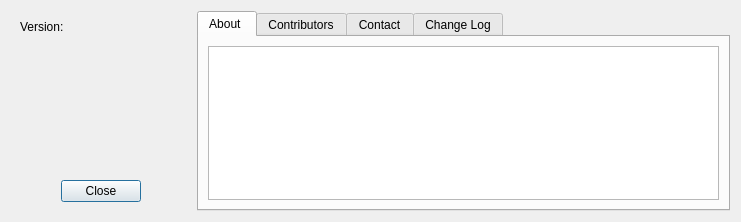
<?xml version="1.0" encoding="UTF-8"?>
<ui version="4.0">
 <author>Dr. Horst Düster</author>
 <class>AboutDialog</class>
 <widget class="QDialog" name="AboutDialog">
  <property name="geometry">
   <rect>
    <x>0</x>
    <y>0</y>
    <width>741</width>
    <height>222</height>
   </rect>
  </property>
  <property name="windowTitle">
   <string>About</string>
  </property>
  <layout class="QGridLayout" name="gridLayout">
   <item row="0" column="0">
    <widget class="QWidget" name="widget" native="true">
     <property name="minimumSize">
      <size>
       <width>0</width>
       <height>0</height>
      </size>
     </property>
     <property name="maximumSize">
      <size>
       <width>180</width>
       <height>16777215</height>
      </size>
     </property>
     <layout class="QVBoxLayout" name="verticalLayout">
      <item>
       <widget class="QLabel" name="lblVersion">
        <property name="maximumSize">
         <size>
          <width>16777215</width>
          <height>14</height>
         </size>
        </property>
        <property name="text">
         <string>Version:</string>
        </property>
       </widget>
      </item>
      <item>
       <spacer name="verticalSpacer">
        <property name="orientation">
         <enum>Qt::Vertical</enum>
        </property>
        <property name="sizeHint" stdset="0">
         <size>
          <width>20</width>
          <height>40</height>
         </size>
        </property>
       </spacer>
      </item>
      <item>
       <widget class="QDialogButtonBox" name="buttonBox">
        <property name="maximumSize">
         <size>
          <width>200</width>
          <height>16777215</height>
         </size>
        </property>
        <property name="orientation">
         <enum>Qt::Horizontal</enum>
        </property>
        <property name="standardButtons">
         <set>QDialogButtonBox::Close</set>
        </property>
        <property name="centerButtons">
         <bool>true</bool>
        </property>
       </widget>
      </item>
     </layout>
    </widget>
   </item>
   <item row="0" column="1">
    <widget class="QTabWidget" name="tabWidget">
     <property name="currentIndex">
      <number>0</number>
     </property>
     <widget class="QWidget" name="tab">
      <attribute name="title">
       <string>About </string>
      </attribute>
      <layout class="QGridLayout" name="gridLayout_2">
       <item row="0" column="0">
        <widget class="QTextEdit" name="memAbout">
         <property name="undoRedoEnabled">
          <bool>false</bool>
         </property>
         <property name="readOnly">
          <bool>true</bool>
         </property>
         <property name="textInteractionFlags">
          <set>Qt::LinksAccessibleByMouse|Qt::TextSelectableByMouse</set>
         </property>
        </widget>
       </item>
      </layout>
     </widget>
     <widget class="QWidget" name="tab_3">
      <attribute name="title">
       <string>Contributors</string>
      </attribute>
      <layout class="QGridLayout" name="gridLayout_3">
       <item row="0" column="0">
        <widget class="QTextEdit" name="memContrib">
         <property name="undoRedoEnabled">
          <bool>false</bool>
         </property>
         <property name="readOnly">
          <bool>true</bool>
         </property>
         <property name="textInteractionFlags">
          <set>Qt::LinksAccessibleByMouse|Qt::TextSelectableByMouse</set>
         </property>
        </widget>
       </item>
      </layout>
     </widget>
     <widget class="QWidget" name="tab_2">
      <attribute name="title">
       <string>Contact</string>
      </attribute>
      <layout class="QGridLayout" name="gridLayout_4">
       <item row="0" column="0">
        <widget class="QTextEdit" name="memAcknowl">
         <property name="undoRedoEnabled">
          <bool>false</bool>
         </property>
         <property name="readOnly">
          <bool>true</bool>
         </property>
         <property name="textInteractionFlags">
          <set>Qt::LinksAccessibleByMouse|Qt::TextSelectableByMouse</set>
         </property>
        </widget>
       </item>
      </layout>
     </widget>
     <widget class="QWidget" name="tab_4">
      <attribute name="title">
       <string>Change Log</string>
      </attribute>
      <layout class="QGridLayout" name="gridLayout_5">
       <item row="0" column="0">
        <widget class="QTextEdit" name="memChangeLog">
         <property name="undoRedoEnabled">
          <bool>false</bool>
         </property>
         <property name="readOnly">
          <bool>true</bool>
         </property>
         <property name="textInteractionFlags">
          <set>Qt::LinksAccessibleByMouse|Qt::TextSelectableByMouse</set>
         </property>
        </widget>
       </item>
      </layout>
     </widget>
    </widget>
   </item>
  </layout>
 </widget>
 <resources/>
 <connections>
  <connection>
   <sender>buttonBox</sender>
   <signal>accepted()</signal>
   <receiver>AboutDialog</receiver>
   <slot>accept()</slot>
   <hints>
    <hint type="sourcelabel">
     <x>248</x>
     <y>254</y>
    </hint>
    <hint type="destinationlabel">
     <x>157</x>
     <y>274</y>
    </hint>
   </hints>
  </connection>
  <connection>
   <sender>buttonBox</sender>
   <signal>rejected()</signal>
   <receiver>AboutDialog</receiver>
   <slot>reject()</slot>
   <hints>
    <hint type="sourcelabel">
     <x>316</x>
     <y>260</y>
    </hint>
    <hint type="destinationlabel">
     <x>286</x>
     <y>274</y>
    </hint>
   </hints>
  </connection>
 </connections>
</ui>
